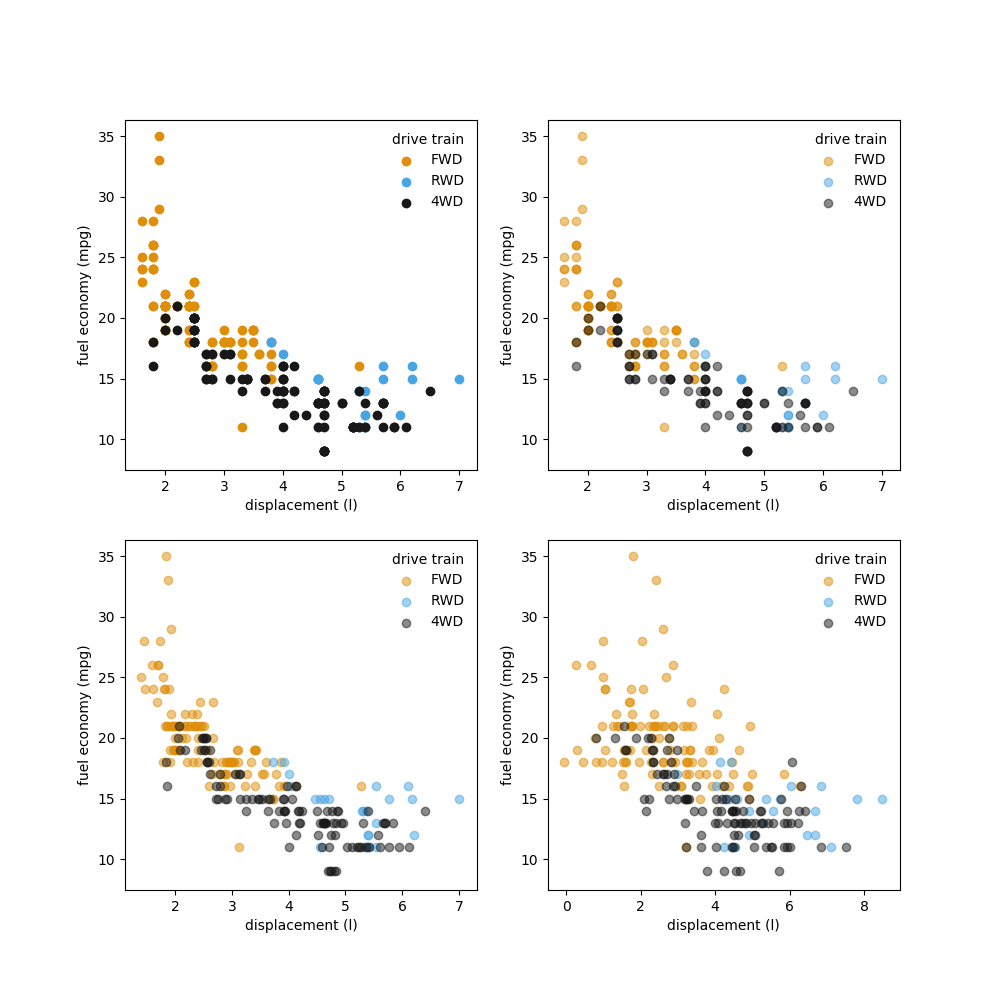

This figure's Python source:
from os.path import join, dirname, realpath
import numpy as np
import pandas as pd
import matplotlib.pyplot as plt
from matplotlib.colors import ListedColormap

path = realpath(join(dirname(__file__), 'mpg.csv'))
df = pd.read_csv(path);

def overlapping_plot(kwargs):
  """ Reproduces the graphs on overlapping data from "Fundamentals of Data Visualization" """

  df_fwd = df.loc[df.drv == 'f']
  df_rwd = df.loc[df.drv == 'r']
  df_4wd = df.loc[df.drv == '4']
  x1 = df_fwd.displ
  x2 = df_rwd.displ
  x3 = df_4wd.displ
  y1 = df_fwd.cty
  y2 = df_rwd.cty
  y3 = df_4wd.cty

  # create layout
  fig, axes = plt.subplots(2, 2, figsize=(10,10))

  for i in[0,1]:
    for j in [0,1]:

      if i == 1 or j == 1:
        # transparency
        kwargs['alpha'] = .5

      if i == 1 and j == 0:
        # a bit of jitter
        x1 = x1.apply(lambda x: np.random.normal(x, .1))
        x2 = x2.apply(lambda x: np.random.normal(x, .1))
        x3 = x3.apply(lambda x: np.random.normal(x, .1))
      elif i == 1 and j == 1:
        # too much jitter
        x1 = x1.apply(lambda x: np.random.normal(x))
        x2 = x2.apply(lambda x: np.random.normal(x))
        x3 = x3.apply(lambda x: np.random.normal(x))

      axes[i][j].scatter(x1, y1, color='#DE8E08', label='FWD', **kwargs)
      axes[i][j].scatter(x2, y2, color='#48A4E2', label='RWD', **kwargs)
      axes[i][j].scatter(x3, y3, color='#181818', label='4WD', **kwargs)

      axes[i][j].set_xlabel('displacement (l)')
      axes[i][j].set_ylabel('fuel economy (mpg)')

      axes[i][j].legend(title='drive train', frameon=False)

  plt.savefig('task23.png')
  plt.show()


if __name__ == '__main__':

  kwargs = {}

  overlapping_plot(kwargs)
